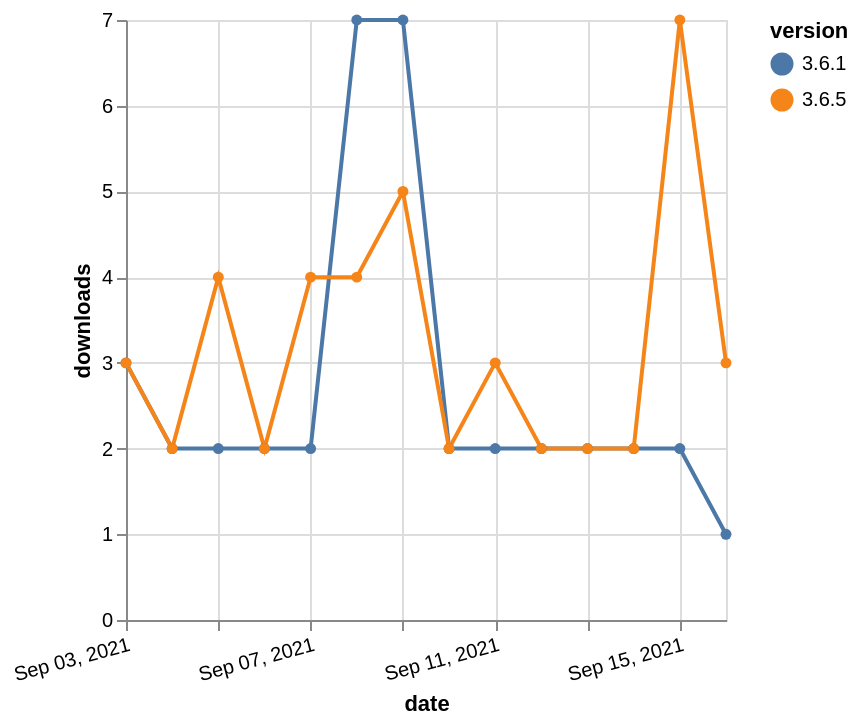

Here is the Vega-Lite specification saved for this chart:
### Vega-Lite specification from a JSON file in a GitHub repository (floating-point values rounded to 4 significant figures)
{"$schema": "https://vega.github.io/schema/vega-lite/v5.json", "description": "A simple bar chart with embedded data.", "data": {"values": [{"date": "2021-09-03", "total": 4518, "delta": 3, "version": "3.6.1"}, {"date": "2021-09-04", "total": 4520, "delta": 2, "version": "3.6.1"}, {"date": "2021-09-05", "total": 4522, "delta": 2, "version": "3.6.1"}, {"date": "2021-09-06", "total": 4524, "delta": 2, "version": "3.6.1"}, {"date": "2021-09-07", "total": 4526, "delta": 2, "version": "3.6.1"}, {"date": "2021-09-08", "total": 4533, "delta": 7, "version": "3.6.1"}, {"date": "2021-09-09", "total": 4540, "delta": 7, "version": "3.6.1"}, {"date": "2021-09-10", "total": 4542, "delta": 2, "version": "3.6.1"}, {"date": "2021-09-11", "total": 4544, "delta": 2, "version": "3.6.1"}, {"date": "2021-09-12", "total": 4546, "delta": 2, "version": "3.6.1"}, {"date": "2021-09-13", "total": 4548, "delta": 2, "version": "3.6.1"}, {"date": "2021-09-14", "total": 4550, "delta": 2, "version": "3.6.1"}, {"date": "2021-09-15", "total": 4552, "delta": 2, "version": "3.6.1"}, {"date": "2021-09-16", "total": 4553, "delta": 1, "version": "3.6.1"}, {"date": "2021-09-03", "total": 762, "delta": 3, "version": "3.6.5"}, {"date": "2021-09-04", "total": 764, "delta": 2, "version": "3.6.5"}, {"date": "2021-09-05", "total": 768, "delta": 4, "version": "3.6.5"}, {"date": "2021-09-06", "total": 770, "delta": 2, "version": "3.6.5"}, {"date": "2021-09-07", "total": 774, "delta": 4, "version": "3.6.5"}, {"date": "2021-09-08", "total": 778, "delta": 4, "version": "3.6.5"}, {"date": "2021-09-09", "total": 783, "delta": 5, "version": "3.6.5"}, {"date": "2021-09-10", "total": 785, "delta": 2, "version": "3.6.5"}, {"date": "2021-09-11", "total": 788, "delta": 3, "version": "3.6.5"}, {"date": "2021-09-12", "total": 790, "delta": 2, "version": "3.6.5"}, {"date": "2021-09-13", "total": 792, "delta": 2, "version": "3.6.5"}, {"date": "2021-09-14", "total": 794, "delta": 2, "version": "3.6.5"}, {"date": "2021-09-15", "total": 801, "delta": 7, "version": "3.6.5"}, {"date": "2021-09-16", "total": 804, "delta": 3, "version": "3.6.5"}]}, "width": "container", "mark": {"type": "line", "point": {"filled": true}}, "encoding": {"x": {"field": "date", "type": "temporal", "timeUnit": "yearmonthdate", "title": "date", "axis": {"labelAngle": -15}}, "y": {"field": "delta", "type": "quantitative", "title": "downloads"}, "color": {"field": "version", "type": "nominal"}, "tooltip": {"field": "delta"}}}
